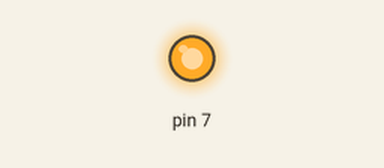
Bench run of a sketch on a simulated Arduino Uno, built with avr-gcc and run on an emulated ATmega328P. On the bench: output pins drawn as LEDs (lit = HIGH).

Above: at 0.2 s.
At 23.5 s:
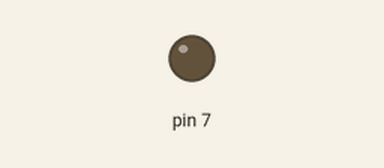
Timing chart, 0 to 26.0 s (numbered marks = the images above):
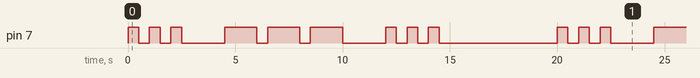

The sketch:

light.ino
```cpp
# include <string.h>


const int DOT = 500;
const char* SOS = "... --- ...";


void setup() {
  // put your set code here, to run once:
  pinMode(7, OUTPUT);
}

void light(int ms) {
  digitalWrite(7, HIGH);
  delay(ms);
}

void off(int ms) {
  digitalWrite(7, LOW);
  delay(ms);
}

void space() {
  off(3 * DOT);
}

void slash() {
  off(DOT);
}


void dash() {
  light(3 * DOT);
}

void dot() {
  light(DOT);
}

void renderCode(char* str) {
  int len = strlen(str);
  char c;
  for(int i=0; i<len; i++) {
    c = str[i];

    if (c == '.') {
      dot();
      off(DOT);
    }
    else if (c == '-') {
      dash();
      off(DOT);
    }
    else if (c == ' ') {
      space();
    }
    else if (c == '/') {
      slash();
    }
  }
  off(10 * DOT);
}


void loop() {
  // put your main code here, to run repeatedly:
  renderCode(SOS);
}
```

Measured:
- by itself, pin 7: repeats every 20.0 s: 2 × (LOW 0.50 s, HIGH 0.50 s), LOW 2.0 s, 2 × (HIGH 1.5 s, LOW 0.50 s), HIGH 1.5 s, LOW 2.0 s, 2 × (HIGH 0.50 s, LOW 0.50 s), HIGH 0.50 s, LOW 5.5 s, HIGH 0.50 s
- by itself, everything shown: repeats every 20.0 s, in 18 steps
